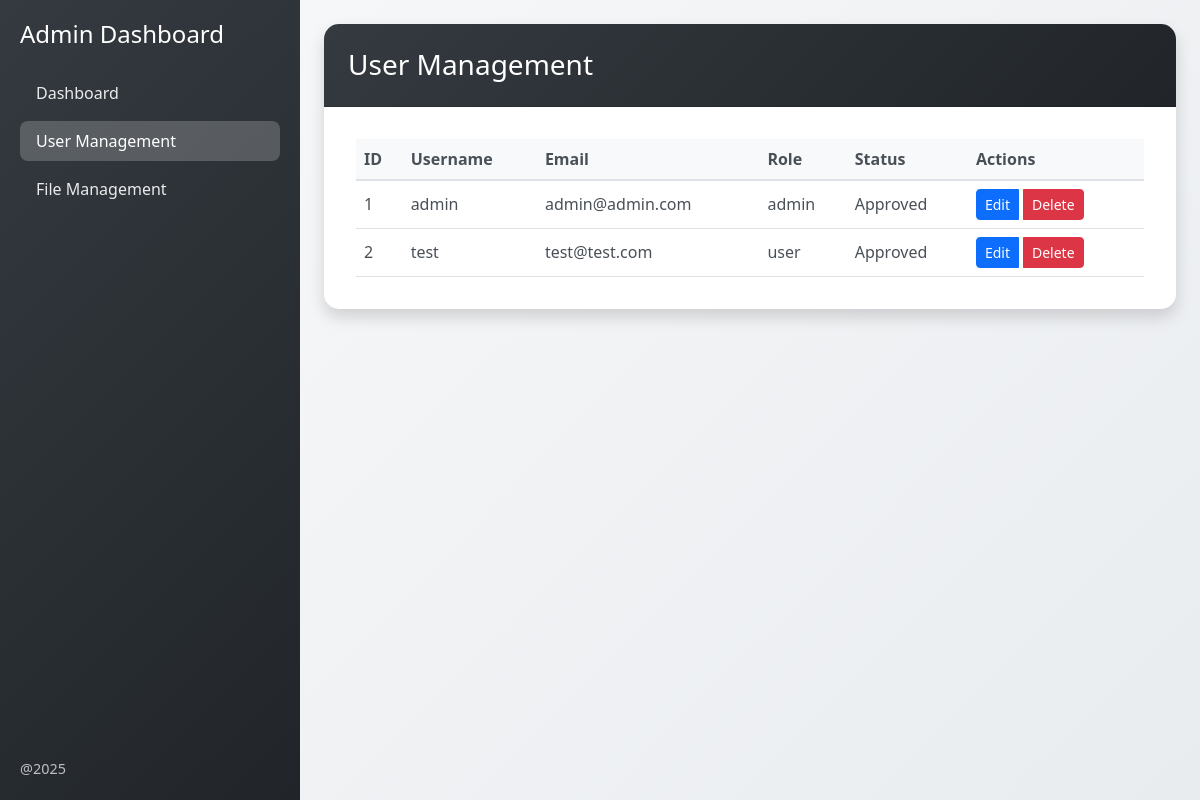
Page /users (signed in) on the earlier database version.
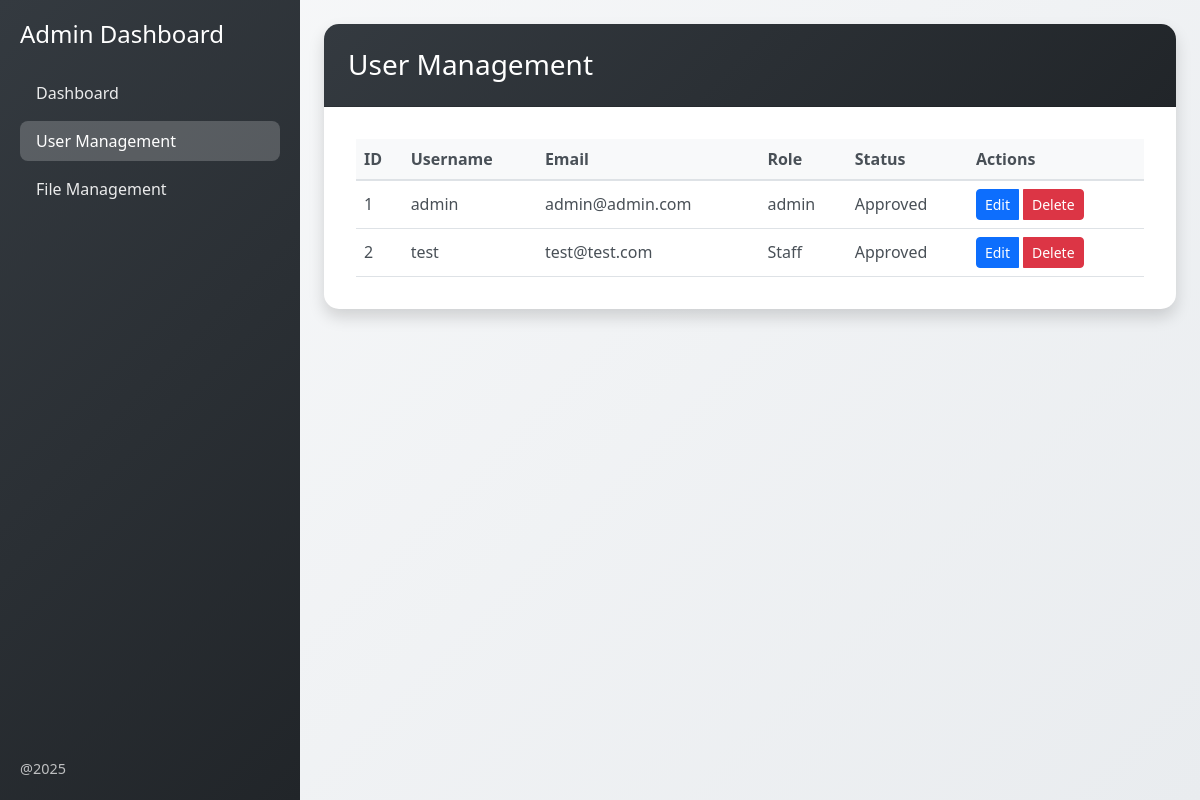
Same page on the later database version.
### database.py (models this page shows)
class User(db.Model):
    id = db.Column(db.Integer, primary_key=True)
    username = db.Column(db.String(50), unique=True, nullable=False)
    password = db.Column(db.String(60), nullable=False)
    email= db.Column(db.String(50))
    role_id = db.Column(db.Integer, db.ForeignKey('role.id'), nullable=False)
    is_approved= db.Column(db.String(10))
    date_registered = db.Column(db.String(20))
    otp= db.Column(db.Integer)
    role = db.relationship('Role', backref='User', lazy=True)

class Role(db.Model):
    id = db.Column(db.Integer, primary_key=True)
    role_name = db.Column(db.String(255), nullable=False)

### blueprints/routes.py (the view, shortened to what this page needs)
@web.route("/users", methods=["GET", "POST"])
@admin_required
def manage_users():
    users = User.query.all()
    return render_template("users.html", users=users)

### blueprints/routes.py (called while the page is built)
@web.before_request
def before_request():
    if 'user_id' in session and session.permanent:
        session.modified = True  # Reset the session timer on each request
    allowed_endpoints = ['web.login', 'web.register', 'web.index' , 'web.faq', 'web.verify']  # Add more endpoints as needed
    if not session.get('user_id') and request.endpoint not in allowed_endpoints:
        return redirect(url_for('web.login'))

### utils.py (called while the page is built)
def admin_required(func):
    @wraps(func)
    def decorated_function(*args, **kwargs):
        user_id = session.get("user_id")
        if user_id is None:
            return redirect(url_for("web.login"))
        user = User.query.get(user_id)
        if not user:
            return redirect(url_for("web.login"))
        if session.get("role") != 1:
            return "Only admin is allowed to access this page"
        return func(*args, **kwargs)
    return decorated_function

### templates/users.html (shortened to what this page needs)
<!DOCTYPE html>
<html lang="en">
<head>
  <link href="https://cdn.jsdelivr.net/npm/bootstrap@5.3.0/dist/css/bootstrap.min.css" rel="stylesheet">
</head>
<body>
  <div class="container-fluid">
    <div class="row">
      <div class="side_bar col-md-3">
        <h4 class="mb-4">Admin Dashboard</h4>
        <div class="nav flex-column">
            <a href="/admin" class="nav-link">Dashboard</a>
            <a href="/users" class="nav-link active">User Management</a>
            <a href="/files" class="nav-link">File Management</a>
        </div>
        <div class="footer">
          <p class="mb-0">@2025</p>
        </div>
      </div>
      <div class="col-md-9 p-4">
        <div class="row justify-content-center">
          <div class="col-md-12">
            <div class="card">
              <div class="card-header">
                <h3 class="mb-0">User Management</h3>
              </div>
              <div class="card-body">
                <div id="users-container">
                  <div class="table-responsive">
                    <table class="table table-hover">
                      <thead>
                        <tr>
                          <th>ID</th>
                          <th>Username</th>
                          <th>Email</th>
                          <th>Role</th>
                          <th>Status</th>
                          <th>Actions</th>
                        </tr>
                      </thead>
                      <tbody id="users-table-body">
                        {% if users %}
                        {% for user in users %}
                        <tr>
                          <td>{{ user.id }}</td>
                          <td>{{ user.username }}</td>
                          <td>{{ user.email }}</td>
                          <td>{{ user.role.role_name }}</td>
                          <td>{{ 'Approved' if user.is_approved == 'True' else 'Pending' }}</td>
                          <td>
                            <div class="btn-group" role="group">
                              <button class="btn btn-sm btn-primary" onclick="openEditUserModal({{ user.id }}, '{{ user.username }}', '{{ user.email }}', '{{ user.role.role_name if user.role }}', '{{ user.is_approved }}')">Edit</button>
                              <button class="btn btn-sm btn-danger" onclick="deleteUser({{ user.id }})">Delete</button>
                            </div>
                          </td>
                        </tr>
                        {% endfor %}
                        {% else %}
                        <tr>
                          <td colspan="6" class="text-center">No users found.</td>
                        </tr>
                        {% endif %}
                      </tbody>
                    </table>
                  </div>
                </div>
              </div>
            </div>
          </div>
        </div>
      </div>
    </div>
  </div>
</body>
</html>

### templates/users.html (style rules this page uses)
body { background: linear-gradient(135deg, #f8f9fa, #e9ecef); min-height: 100vh; }
.side_bar { background: linear-gradient(135deg, #343a40, #212529); min-height: 100vh; color: white; padding: 20px; }
.nav-link { color: rgba(255, 255, 255, 0.9) !important; transition: all 0.3s; border-radius: 8px; margin-bottom: 8px; }
.nav-link.active { background: rgba(255, 255, 255, 0.2); color: white !important; }
.card { border: none; border-radius: 15px; box-shadow: 0 0.5rem 1rem rgba(0, 0, 0, 0.15); transition: transform 0.2s; margin-bottom: 20px; }
.card-header { background: linear-gradient(135deg, #343a40, #212529); color: white; border-radius: 15px 15px 0 0 !important; padding: 1.5rem; }
.card-body { padding: 2rem; }
.footer { position: absolute; bottom: 20px; left: 20px; right: 20px; color: rgba(255, 255, 255, 0.7); font-size: 0.9rem; }
.table { margin-bottom: 0; }
.table th { background-color: #f8f9fa; border-bottom: 2px solid #dee2e6; color: #495057; }
.table td { vertical-align: middle; color: #495057; }
.btn-sm { margin-right: 5px; }

Differences in the rows shown:
changed User "test": role.role_name "user" → "Staff"
